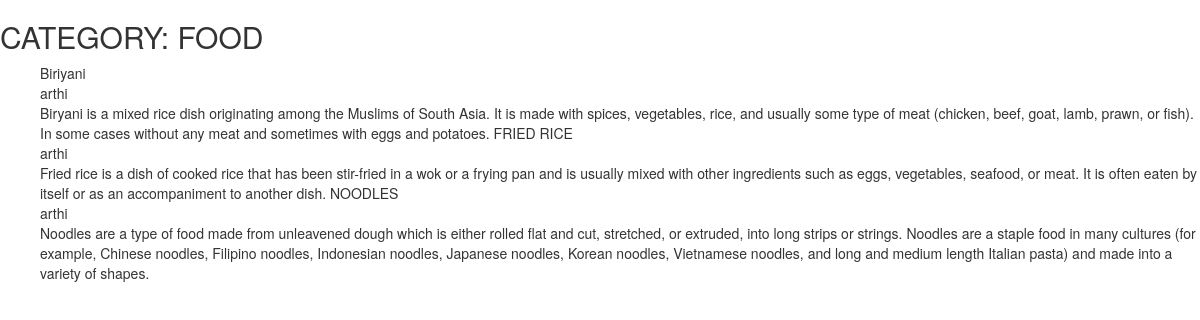
Page /category/1 on the committed database.
### app.py (models this page shows, shortened)
class Category(db.Model):
    id = db.Column(db.Integer, primary_key=True)
    name = db.Column(db.String, nullable=False, unique=True)
    blogs = relationship('Blog', back_populates='category')

class Blog(db.Model):
    id = db.Column(db.Integer, primary_key=True)
    author = db.Column(db.String, unique=False, nullable=True)
    blog_title = db.Column(db.String, nullable=False)
    blog_content = db.Column(db.Text, nullable=False)
    category_id = db.Column(db.Integer, db.ForeignKey('category.id'))
    category = relationship('Category', back_populates='blogs')

### app.py (the view)
@app.route('/category/<int:category_id>')
def category_detail(category_id):
    category = Category.query.get(category_id)
    if not category:
        abort(404)
    blog_posts = Blog.query.filter_by(category_id=category_id).all()
    return render_template('category_detail.html', category=category, blog_posts=blog_posts)

### templates/category_detail.html (shortened to what this page needs)
<!DOCTYPE html>
<html>
<head>
<link rel="stylesheet" href="path/to/font-awesome/css/font-awesome.min.css">
    <link rel="stylesheet" href="https://maxcdn.bootstrapcdn.com/bootstrap/3.4.1/css/bootstrap.min.css">
</head>
<body>
    <h2>CATEGORY: {{ category.name }}</h2>
    <ul>
        {% for b in blog_posts %}
            {{ b.blog_title }}
                <br>
                {{ b.author }}
                <br>
                {{ b.blog_content }}
        {% endfor %}
    </ul>
</body>
</html>

### rows in the picture
Category: name "FOOD"
Blog: blog_title "Biriyani", author "arthi", blog_content "Biryani is a mixed rice dish originating among the Muslims of South Asia. It is made with spices, vegetables, rice, and usually some type of meat (chicken, beef, goat, lamb, prawn, or fish). In some cases without any meat and sometimes with eggs and potatoes."
Blog: blog_title "FRIED RICE", author "arthi", blog_content "Fried rice is a dish of cooked rice that has been stir-fried in a wok or a frying pan and is usually mixed with other ingredients such as eggs, vegetables, seafood, or meat. It is often eaten by itself or as an accompaniment to another dish."
Blog: blog_title "NOODLES", author "arthi", blog_content "Noodles are a type of food made from unleavened dough which is either rolled flat and cut, stretched, or extruded, into long strips or strings. Noodles are a staple food in many cultures (for example, Chinese noodles, Filipino noodles, Indonesian noodles, Japanese noodles, Korean noodles, Vietnamese noodles, and long and medium length Italian pasta) and made into a variety of shapes."
